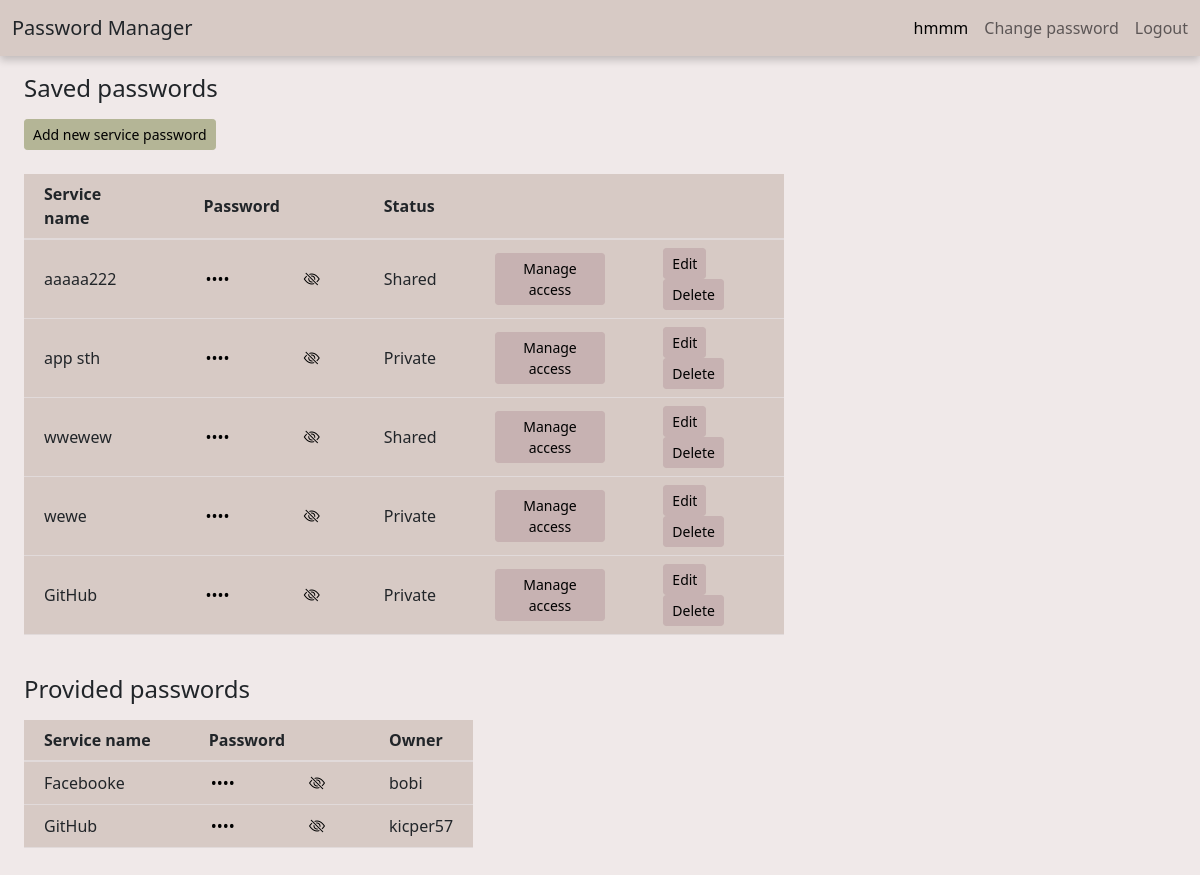
Screenshot of /home (signed in) with the database file from the repository.
### app/models.py (models this page shows, shortened)
class User(db.Model, UserMixin):
    id = db.Column(db.Integer(), primary_key=True)
    username = db.Column(db.String(length=30), nullable=False, unique=True)
    email_address = db.Column(db.String(length=100), nullable=False, unique=True)
    password_hash = db.Column(db.String(length=60), nullable=False)
    services = db.relationship('UserService', backref='user', lazy=True)
    admin_services = db.relationship('Service', backref='admin', lazy=True)
    @property
    def password(self):
        return self.password_hash
    def get_provided_services(self):
        services = []
        for us in self.services:
            services.append(us.service)
        return services

class Service(db.Model):
    id = db.Column(db.Integer(), primary_key=True)
    name = db.Column(db.String(length=50), nullable=False)
    link = db.Column(db.String(length=100))
    status = db.Column(db.String(length=20), nullable=False)
    encrypted_password = db.Column(db.String(length=100), nullable=False)
    password_iv = db.Column(db.String(length=100), nullable=False)
    users = db.relationship('UserService', backref='service', lazy=True)
    admin_id = db.Column(db.Integer(), db.ForeignKey('user.id'), nullable=False)
    show_password = "fake"

### app/routes.py (the view)
@app.route('/')
@app.route('/home')
@login_required
def home_page():
    admin_services = current_user.admin_services
    provided_services = current_user.get_provided_services()
    password_form = ShowServicePasswordForm()
    return render_template('home.html', admin_services=admin_services, provided_services=provided_services,
                           password_form=password_form)

### app/forms.py
class ShowServicePasswordForm(FlaskForm):
    pin_code = StringField(label='Pin Code')
    submit = SubmitField(label='Show password', id='check')

### app/models.py (called while the page is built)
@login_manager.user_loader
def load_user(user_id):
    return User.query.get(int(user_id))

### app/routes.py (called while the page is built)
@app.context_processor
def example():
    def get_sth(sid):
        service = Service.query.get(sid)
        return service.encrypted_password
    return dict(myf=get_sth)

### app/templates/home.html (shortened to what this page needs)
{% extends 'base.html' %}
{% block content %}
<div class="m-4 content-container">
    <div class="row">
        <div class="col-8">
            <h2 class="h4 mb-3">
                Saved passwords
            </h2>
            <a class='btn btn-primary btn-sm mb-4 bg-confirm' href="{{ url_for('add_service') }}" role="button">Add new
                service password</a>
            <table class="table table-hover border-color-primary table-fit bg-main">
                <thead class="">
                <tr>
                    <th class="fit" scope="col">Service name</th>
                    <th class="fit" scope="col">Password</th>
                    <th scope="col"></th>
                    <th class="fit" scope="col">Status</th>
                    <th class="fit" scope="col"></th>
                </tr>
                </thead>
                <tbody>
                {% for service in admin_services %}
                <tr>
                    <td class="fit">{{ service.name }}</td>
                    <td class="">
                        <div class="password-container">
                            <input id="password-{{ service.id }}" aria-label="password" class="password-input"
                                   readonly type="password">
                        </div>
                    </td>
                    <td>
                        <button id="showBtn-{{ service.id }}" class="show-password" type="button"
                                data-bs-toggle="modal" data-bs-target="#showPasswordModal-{{ service.id }}"
                                onclick="hide_password('{{ service.id }}')">
                            <i id="togglePassword-{{ service.id }}" class="bi bi-eye-slash"></i>
                        </button>
                    </td>
                    <td class="fit">{{ service.status }}</td>
                    <td>
                        <a class='btn btn-primary btn-sm'
                           href="{{ url_for('permissions_page', service_id=service.id) }}"
                           role="button">
                            Manage access
                        </a>
                    </td>
                    <td class="fit">
                        <a class='btn btn-primary btn-sm' href="{{ url_for('update_service', service_id=service.id) }}"
                           role="button">
                            Edit
                        </a>
                        <button class="btn btn-primary btn-sm" data-bs-toggle="modal"
                                data-bs-target="#deleteModal-{{ service.id }}">
                            Delete
                        </button>
                    </td>
                </tr>
                {% endfor %}
                </tbody>
            </table>
            <br>
            <h2 class="h4 mb-3">
                Provided passwords
            </h2>
            <table class="table table-hover border-color-primary table-fit bg-main">
                <thead>
                <tr>
                    <th scope="col">Service name</th>
                    <th scope="col">Password</th>
                    <th scope="col"></th>
                    <th scope="col">Owner</th>
                </tr>
                </thead>
                <tbody>
                {% for service in provided_services %}
                <tr>
                    <td>{{ service.name }}</td>
                    <td class="">
                        <div class="password-container">
                            <input id="password-{{ service.id }}" aria-label="password" class="password-input"
                                   readonly type="password">
                        </div>
                    </td>
                    <td>
                        <button id="showBtn-{{ service.id }}" class="show-password" type="button"
                                data-bs-toggle="modal" data-bs-target="#showPasswordModal-{{ service.id }}"
                                onclick="hide_password('{{ service.id }}')">
                            <i id="togglePassword-{{ service.id }}" class="bi bi-eye-slash"></i>
                        </button>
                    </td>
                    <td>{{ service.admin.username }}</td>
                </tr>
                {% endfor %}
                </tbody>
            </table>
        </div>
    </div>
</div>
{%  endblock %}

### app/templates/base.html (shortened to what this page needs)
<!doctype html>
<html lang="pl">
<head>
    <link href="https://cdn.jsdelivr.net/npm/bootstrap@5.1.3/dist/css/bootstrap.min.css" rel="stylesheet"
>
    <link rel="stylesheet" href="https://cdn.jsdelivr.net/npm/bootstrap-icons@1.7.2/font/bootstrap-icons.css">
    <link rel="stylesheet" type="text/css" href="{{ url_for('static', filename='main.css') }}">
</head>
<body class="bg-light-creamy">
<nav class="navbar navbar-expand-md bg-creamy nav-shadow fixed-top">
    <div class="container-fluid">
        <span class="navbar-brand mb-0"><a class="navbar-brand link-dark" href="{{ url_for('home_page') }}">Password Manager</a></span>
        {% if current_user.is_authenticated %}
        <div class="navbar-nav">
            <span class="navbar-text me-3 text-creamy">
              {{ current_user.username }}
            </span>
            <a class="logout nav-link px-0 me-3" href="{{ url_for('change_password') }}">Change password</a>
            <a class="logout nav-link px-0" href="{{ url_for('logout_page') }}">Logout</a>
        </div>
        {% endif %}
    </div>
</nav>
{% block content %}
{% endblock %}
</body>
</html>

### app/static/main.css (style rules this page uses)
:root { --main: #D7CAC5; --light-main: #F0E9E9; --text-main: #000000; --btn-primary: #c7b2b2; --btn-primary-hover: #9f8585; --table: #e1dada; --confirm: #B4B596; --confirm-hover: #c5c6a5; --cancel: #ce6c6c; --cancel-hover: #dc8181; }
body { padding-top: 50px!important; }
.bg-confirm.btn-primary, .bg-confirm.btn-primary:focus { background: var(--confirm); border-color: var(--confirm); }
.bg-creamy { background: var(--main); color: var(--text-main); }
.bg-main { background-color: var(--main); }
.border-color-primary { border-color: var(--table) !important; }
.bg-light-creamy { background: var(--light-main); }
.nav-link, .nav-link:visited { color: var(--text-main); }
.logout.nav-link { color: #5C5656; }
.nav-shadow { box-shadow: 0 4px 8px 0 rgba(0, 0, 0, 0.2); }
.btn-primary, .btn-primary:focus { background: var(--btn-primary); border-color: var(--btn-primary); color: var(--text-main); box-shadow: none; }
.table>:not(:first-child) { border-top: 2px solid var(--table); }
.table>:not(caption)>*>:first-child { padding-left: 20px; }
.table>:not(caption)>*>* { padding-right: 50px; }
.table>:not(caption)>*>:last-child { padding-right: 20px; }
.table>:not(caption)>*>:nth-child(2) { padding-right: 10px; }
.table>:not(caption)>*>* { vertical-align: middle; }
table.table-fit { width: auto !important; table-layout: auto !important; }
table.table-fit thead th, table.table-fit tfoot th { width: auto !important; }
table.table-fit tbody td, table.table-fit tfoot td { width: auto !important; }
input.password-input, input.password-input:focus, input.password-input:hover { background-color: transparent; border: none; flex: 1; width: 0; box-shadow: none; outline: none; }
.password-container { align-items: center; display: flex; flex: 1; }
.show-password { background: transparent; border: none; }

### rows the page displays
User: username "hmmm"
Service: name "aaaaa222", status "Shared"
Service: name "app sth", status "Private"
Service: name "wwewew", status "Shared"
Service: name "wewe", status "Private"
Service: name "GitHub", status "Private"
Service: name "Facebooke", admin.username "bobi"
Service: name "GitHub", admin.username "kicper57"
